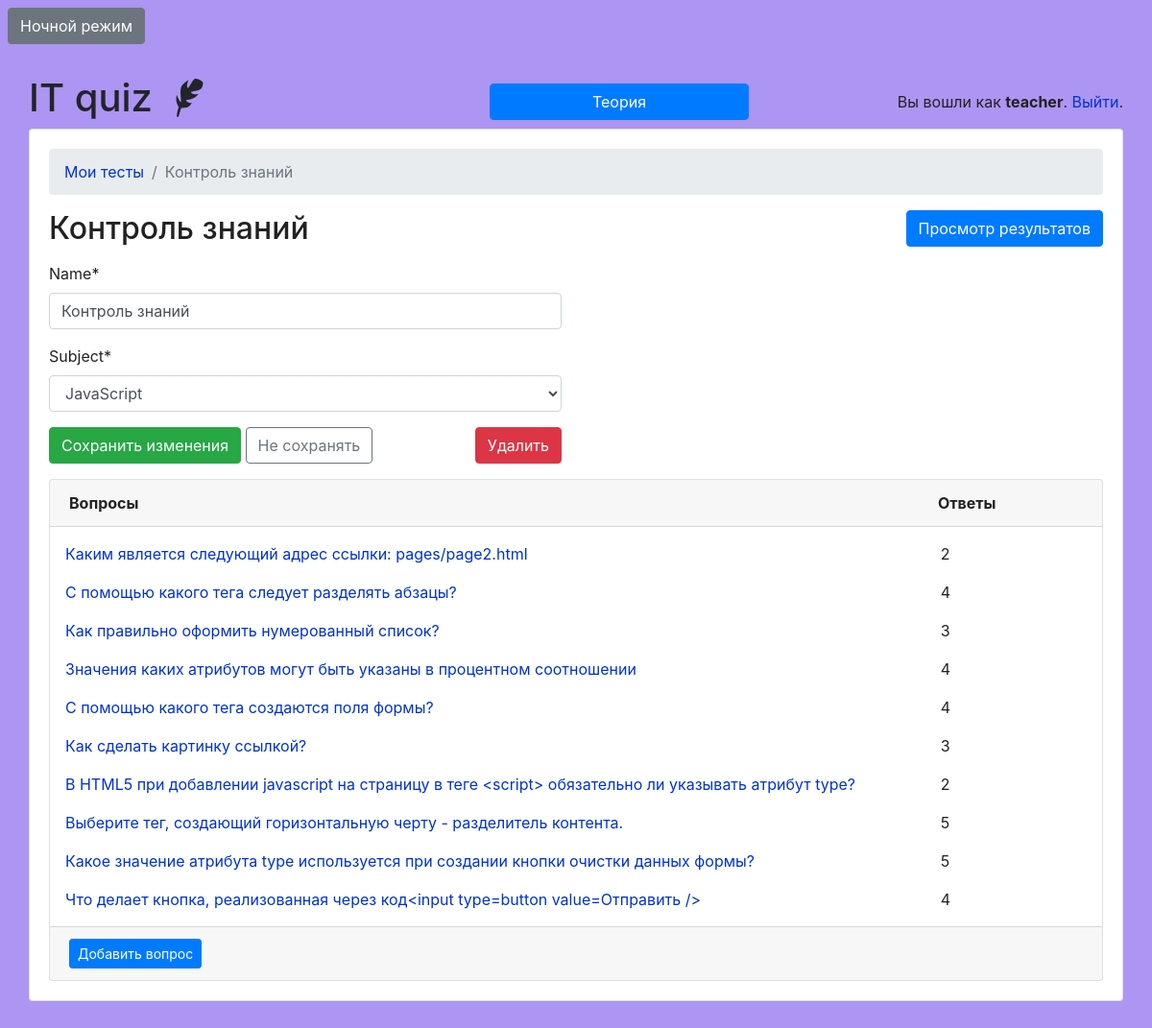
The app's page /teachers/quiz/8/ (signed in) with its own data.
### classroom/models.py (models this page shows, shortened)
class User(AbstractUser):
    is_student = models.BooleanField(default=False)
    is_teacher = models.BooleanField(default=False)

class Quiz(models.Model):
    owner = models.ForeignKey(User, on_delete=models.CASCADE, related_name='quizzes')
    name = models.CharField(max_length=255)
    subject = models.ForeignKey(Subject, on_delete=models.CASCADE, related_name='quizzes')

class Subject(models.Model):
    name = models.CharField(max_length=30)
    color = models.CharField(max_length=7, default='#007bff')
    def __str__(self):
        return self.name

class Question(models.Model):
    quiz = models.ForeignKey(Quiz, on_delete=models.CASCADE, related_name='questions')
    text = models.CharField('Question', max_length=255)

### classroom/views/teachers.py (the view, shortened to what this page needs)
# urls.py: path('quiz/<int:pk>/', teachers.QuizUpdateView.as_view(), name='quiz_change'),
@method_decorator([login_required, teacher_required], name='dispatch')
class QuizUpdateView(UpdateView):
    model = Quiz
    fields = ('name', 'subject', )
    context_object_name = 'quiz'
    template_name = 'classroom/teachers/quiz_change_form.html'
    def get_context_data(self, **kwargs):
        kwargs['questions'] = self.get_object().questions.annotate(answers_count=Count('answers'))
        return super().get_context_data(**kwargs)
    def get_queryset(self):
        return self.request.user.quizzes.all()

### classroom/templatetags/custom_tags.py (called while the page is built)
@register.inclusion_tag('theory.html')
def theory_list():
    theory = Theory.objects.all()
    return {'theorys': theory}

### classroom/templates/classroom/teachers/quiz_change_form.html (shortened to what this page needs)
{% extends 'base.html' %}
{% load crispy_forms_tags %}
{% block content %}
  <nav aria-label="breadcrumb">
    <ol class="breadcrumb">
      <li class="breadcrumb-item"><a href="{% url 'teachers:quiz_change_list' %}">Мои тесты</a></li>
      <li class="breadcrumb-item active" aria-current="page">{{ quiz.name }}</li>
    </ol>
  </nav>
  <h2 class="mb-3">
    {{ quiz.name }}
    <a href="{% url 'teachers:quiz_results' quiz.pk %}" class="btn btn-primary float-right">Просмотр результатов</a>
  </h2>
  <div class="row mb-3">
    <div class="col-md-6 col-sm-8 col-12">
      <form method="post" novalidate>
        {{ form|crispy }}
        <button type="submit" class="btn btn-success">Сохранить изменения</button>
        <a href="{% url 'teachers:quiz_change_list' %}" class="btn btn-outline-secondary" role="button">Не сохранять</a>
        <a href="{% url 'teachers:quiz_delete' quiz.pk %}" class="btn btn-danger float-right">Удалить</a>
      </form>
    </div>
  </div>
  <div class="card wrp-2">
    <div class="card-header">
      <div class="row">
        <div class="col-10">
          <strong>Вопросы</strong>
        </div>
        <div class="col-2">
          <strong>Ответы</strong>
        </div>
      </div>
    </div>
    <div class="">
      {% for question in questions %}
        <div class="m-3">
          <div class="row">
            <div class="col-10">
              <a href="{% url 'teachers:question_change' quiz.pk question.pk %}">{{ question.text }}</a>
            </div>
            <div class="col-2">
              {{ question.answers_count }}
            </div>
          </div>
        </div>
      {% empty %}
        <div class="list-group-item text-center">
          <p class="text-muted font-italic mb-0">Вы еще не создали ни одного вопроса. <a href="{% url 'teachers:question_add' quiz.pk %}">Добавить вопрос</a>.</p>
        </div>
      {% endfor %}
    </div>
    <div class="card-footer">
      <a href="{% url 'teachers:question_add' quiz.pk %}" class="btn btn-primary btn-sm">Добавить вопрос</a>
    </div>
  </div>
{% endblock %}

### templates/base.html (shortened to what this page needs)
{% load static %}
<!doctype html>
<html lang="en">
  <head>
    <link rel="stylesheet" href="https://maxcdn.bootstrapcdn.com/bootstrap/4.0.0/css/bootstrap.min.css">
    <link rel="stylesheet" type="text/css" href="{% static 'vendor/fontello-2f186091/css/fontello.css' %}">
    <link rel="stylesheet" type="text/css" href="{% static 'css/app.css' %}">
    {% if user.is_authenticated and user.is_teacher %}
      <link rel="stylesheet" type="text/css" href="{% static 'css/teachers.css' %}">
    {% else %}
      <link rel="stylesheet" type="text/css" href="{% static 'css/students.css' %}">
    {% endif %}
  </head>
  <body>
    <button class="btn-toggle btn btn-secondary m-2">Ночной режим</button>
    <div class="container my-4">
      <div class="row justify-content-center">
        <div class="w-100">
          <div class="row d-flex align-items-center">
            <div class="col">
              <h1 class="logo">
                <a href="{% url 'home' %}">
                  IT quiz
                  {% if user.is_authenticated %}
                    {% if user.is_teacher %}
                      <span class="icon-feather" data-toggle="tooltip" data-placement="right" title="Teacher profile"></span>
                    {% else %}
                      <span class="icon-graduation-cap" data-toggle="tooltip" data-placement="right" title="Student profile"></span>
                    {% endif %}
                  {% endif %}
                </a>
              </h1>
            </div>
            <div class="col text-right">
              <button type="button" class="btn btn-primary w-75" data-toggle="modal" data-target=".bd-example-modal-lg">Теория</button>
            </div>
            {% load custom_tags %}
            <div class="col text-right">
              {% if user.is_authenticated %}
                <p class="pt-3">Вы вошли как <strong>{{ user.username }}</strong>. <a href="{% url 'logout' %}">Выйти</a>.</p>
              {% else %}
                <a href="{% url 'login' %}" class="btn btn-light" role="button">Вход</a>
                <a href="{% url 'signup' %}" class="btn btn-primary" role="button">Регистрация</a>
              {% endif %}
            </div>
          </div>
          <div class="card mb-3 wrp">
            <div class="card-body">
              {% block content %}
              {% endblock %}
            </div>
          </div>
        </div>
      </div>
    </div>
  </body>
</html>

### static/css/app.css (style rules this page uses)
.logo a { color: #212529; text-decoration: none; }
body { color: #222; background: #fff; }
a { color: #0033cc; }

### static/css/teachers.css (style rules this page uses)
body { background-color: #ad95f3; }

### records on screen
User: username "teacher"
Quiz: name "Контроль знаний", subject "JavaScript"
Question: text "Каким является следующий адрес ссылки: pages/page2.html", answers_count "2"
Question: text "С помощью какого тега следует разделять абзацы?", answers_count "4"
Question: text "Как правильно оформить нумерованный список?", answers_count "3"
Question: text "Значения каких атрибутов могут быть указаны в процентном соотношении", answers_count "4"
Question: text "С помощью какого тега создаются поля формы?", answers_count "4"
Question: text "Как сделать картинку ссылкой?", answers_count "3"
Question: text "В HTML5 при добавлении javascript на страницу в теге <script> обязательно ли указывать атрибут type?", answers_count "2"
Question: text "Выберите тег, создающий горизонтальную черту - разделитель контента.", answers_count "5"
Question: text "Какое значение атрибута type используется при создании кнопки очистки данных формы?", answers_count "5"
Question: text "Что делает кнопка, реализованная через код<input type=button value=Отправить />", answers_count "4"
